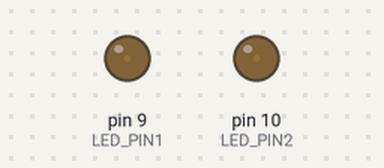
This sketch was run on a simulated Arduino Uno, built with avr-gcc and run on an emulated ATmega328P. On the bench: output pins drawn as LEDs (lit = HIGH).

Above: at 0.05 s.
At 0.65 s:
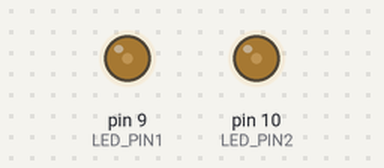
At 1.3 s:
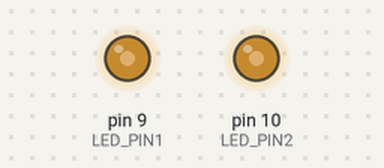
At 2.55 s:
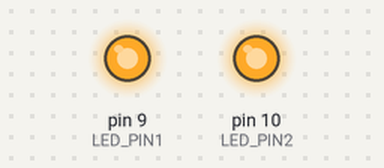
Timing chart, 0 to 5.9 s (numbered marks = the images above):
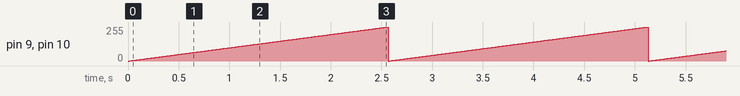

Measured:
- by itself, pin 9 (LED_PIN1), pin 10 (LED_PIN2): ramps from 0/255 to 255/255 and jumps back, once every 2.6 s

The sketch:

p65_sketch5.ino
```cpp
#define LED_PIN1 9
#define LED_PIN2 10

void setup() {
  // put your setup code here, to run once:
  pinMode(LED_PIN1, OUTPUT);
  pinMode(LED_PIN1, OUTPUT);
}

void loop() {
  // put your main code here, to run repeatedly:
  // 出力値
  int i;
  // 0 ~ 255の間でLEDを点灯
  for(i = 0;i < 256; i++) {
    analogWrite(LED_PIN1, i);
    analogWrite(LED_PIN2, i);
    delay(10);
  }
}
```
